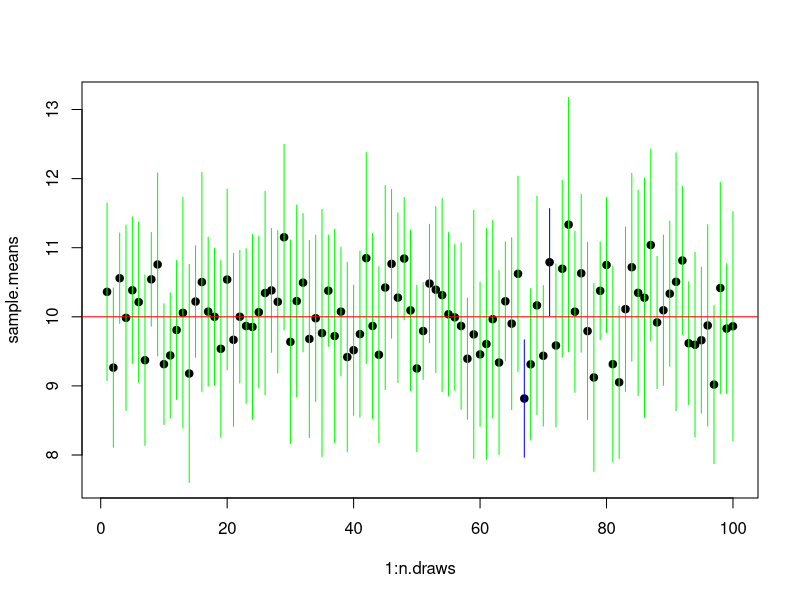
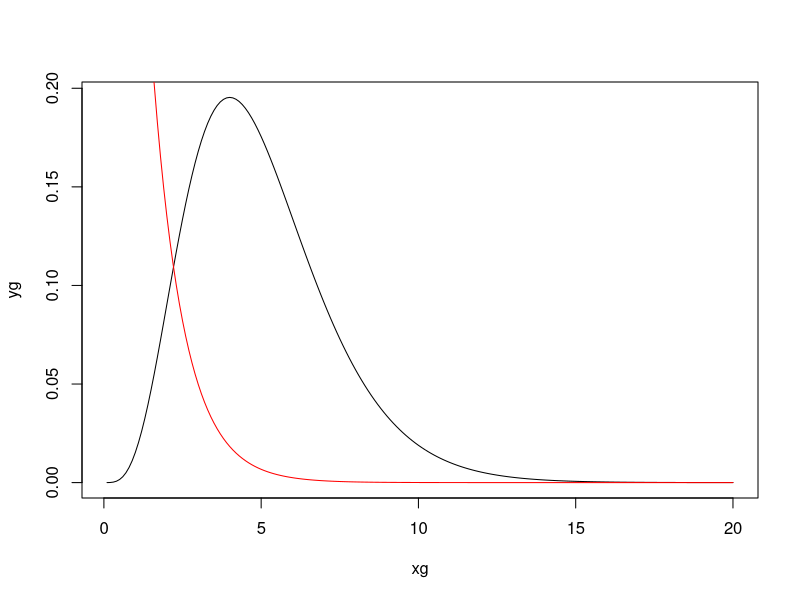

These figures' R source, in order:
# setting the seed
set.seed(123)

# starting variables
mu = 10
sigma2 = 3
n = 10

# some checks
qnorm(0.95)
qt(0.95, df=10)
qt(0.95, df=500)

# creating our x
x = rnorm(n, mean=mu, sd=sqrt(sigma2))

# our significance level for the tests
alpha = 0.05

# creating variables that will be useful in our next calculations
t.alpha.half = qt(1-alpha/2, df=n-1)
x.bar=mean(x)
s2.tilde = var(x)

# confidence interval
LL = x.bar - t.alpha.half*sqrt(s2.tilde/n)
UL = x.bar + t.alpha.half*sqrt(s2.tilde/n)

# full visualization of the CI
cbind(LL, x.bar, UL) # our true mean is inside


# Simulation Study : sampling distr of the CI

# P(LL<theta<UL)=1-alpha, 1-alpha out of 1 intervals will have theta inside

# either the P is 0 or 1
n.draws = 100

# empty boxes
sample.means = sample.variances = lower.limits = upper.limits = rep(NA, n.draws)
  
for (i in 1:n.draws) {
  x = rnorm(n,mu,sqrt(sigma2))
  
  sample.means[i] = mean(x)
  sample.variances[i] = var(x)
  lower.limits[i] = sample.means[i] - t.alpha.half * sqrt(sample.variances[i]/n)
  upper.limits[i] = sample.means[i] + t.alpha.half * sqrt(sample.variances[i]/n)
  
}

# Compute the coverage probability by simulation
# Also known as the Empirical Coverage

cover = ifelse(lower.limits < mu & upper.limits > mu, 1, 0)
mean(cover)

cols = c("blue", "green")
windows()
plot(1:n.draws,
     sample.means,
     ylim = c(min(lower.limits), max(upper.limits)),
     pch=19,
     )

segments(1:n.draws, lower.limits,
         1:n.draws, upper.limits,
         col = cols[cover+1])

abline(h = mu, col="red")

# Gamma Distribution
xg = seq(0.1, 20, by=0.1)
yg = dgamma(xg, shape=5, scale = 1) # alpha = shape, lamba = scale
plot(xg,yg,type="l")
lines(xg, dexp(xg, rate=1), col="red")

# Paramteres of gamma
alpha.gamma = .1
beta.gamma = 1
mu.gamma = alpha.gamma / beta.gamma

set.seed(13)

n = 30

alpha = 0.05

z.alpha.half = qnorm(1 - alpha/2)

n.draw = 100

for(i in 1:n.draws) {
  x = rgamma(n, alpha.gamma, beta.gamma)
  
  sample.means[i] = mean(x)
  sample.variances[i] = var(x)
  lower.limits[i] = sample.means[i] - z.alpha.half * sqrt(sample.variances[i]/n)
  upper.limits[i] = sample.means[i] + z.alpha.half * sqrt(sample.variances[i]/n)

  }

cover.g = ifelse(lower.limits < mu.gamma & upper.limits > mu.gamma, 1, 0)
mean(cover.g)
